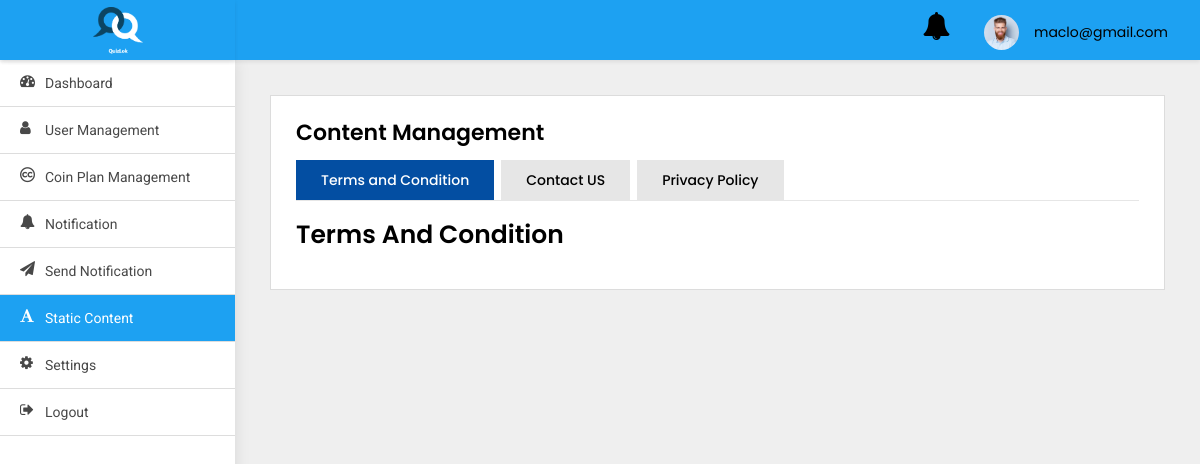
Page /adminpanel/terms-and-condition/ (signed in) on the earlier database version.
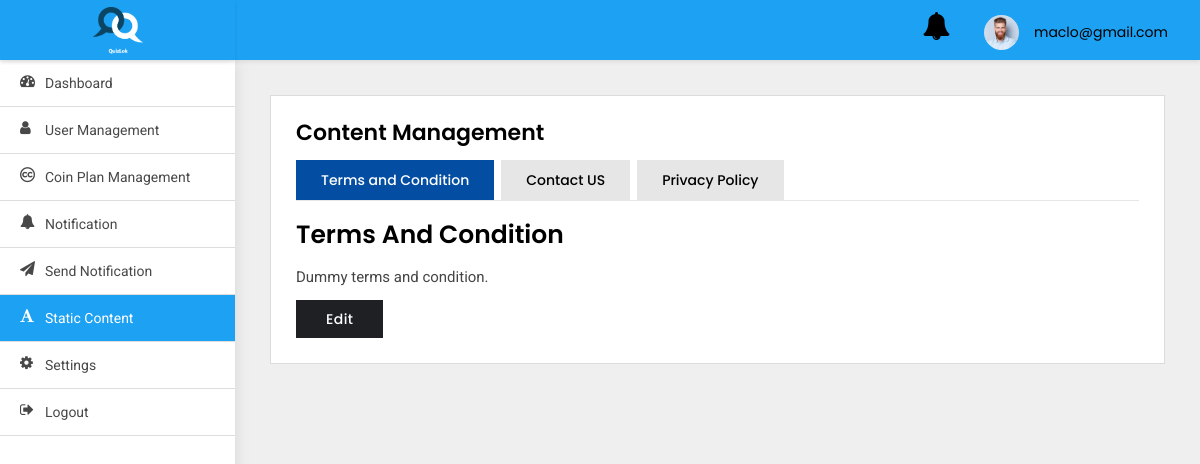
Same page on the later database version.
### adminpanel/models.py (models this page shows)
class TermsandCondition(models.Model):
    conditions = models.TextField()

### adminpanel/views.py (the view)
# urls.py: path('terms-and-condition/', TermsAndConditionView.as_view(), name='terms-and-condition'),
class TermsAndConditionView(LoginRequiredMixin, ListView):
    model = TermsandCondition
    template_name = 'content-management.html'
    context_object_name = 'term_condition'
    login_url = 'adminpanel:login'
    def get_context_data(self, **kwargs):
        context = super().get_context_data(**kwargs)
        context['contactus'] = ContactUs.objects.all()
        context['privacypolicy'] = PrivacyPolicy.objects.all()
        return context

### adminpanel/templates/content-management.html (shortened to what this page needs)
{% extends 'base.html' %}
{% block body%}
<div class="WrapperArea">
    <div class="WrapperBox">
        <div class="Small-Wrapper Small-Wrapper2">
            <h4 class="Title">Content Management</h4>
            <div class="HelpArea">
                <ul class="nav nav-tabs">
                    <li class="active"><a data-toggle="tab" href="#tnc">Terms and Condition</a></li>
                    <li><a data-toggle="tab" href="#Contact">Contact US</a></li>
                    <li><a data-toggle="tab" href="#policy">Privacy Policy</a></li>
                </ul>
                <div class="tab-content">
                    <div id="tnc" class="tab-pane fade in active">
                        <div class="HelpContent">
                            <h3>Terms and Condition </h3>
                            {% for object in term_condition %}
                            <p>{{object.conditions|safe}}</p>
                            <a class="Edit editMainBtn" href="{% url 'adminpanel:update-terms-and-condition' object.id%}">Edit</a>
                            {% endfor %}
                        </div>
                    </div>
                </div>
            </div>
        </div>
    </div>
</div>
{% endblock body %}

Differences in the rows shown:
added TermsandCondition: conditions "Dummy terms and condition."
